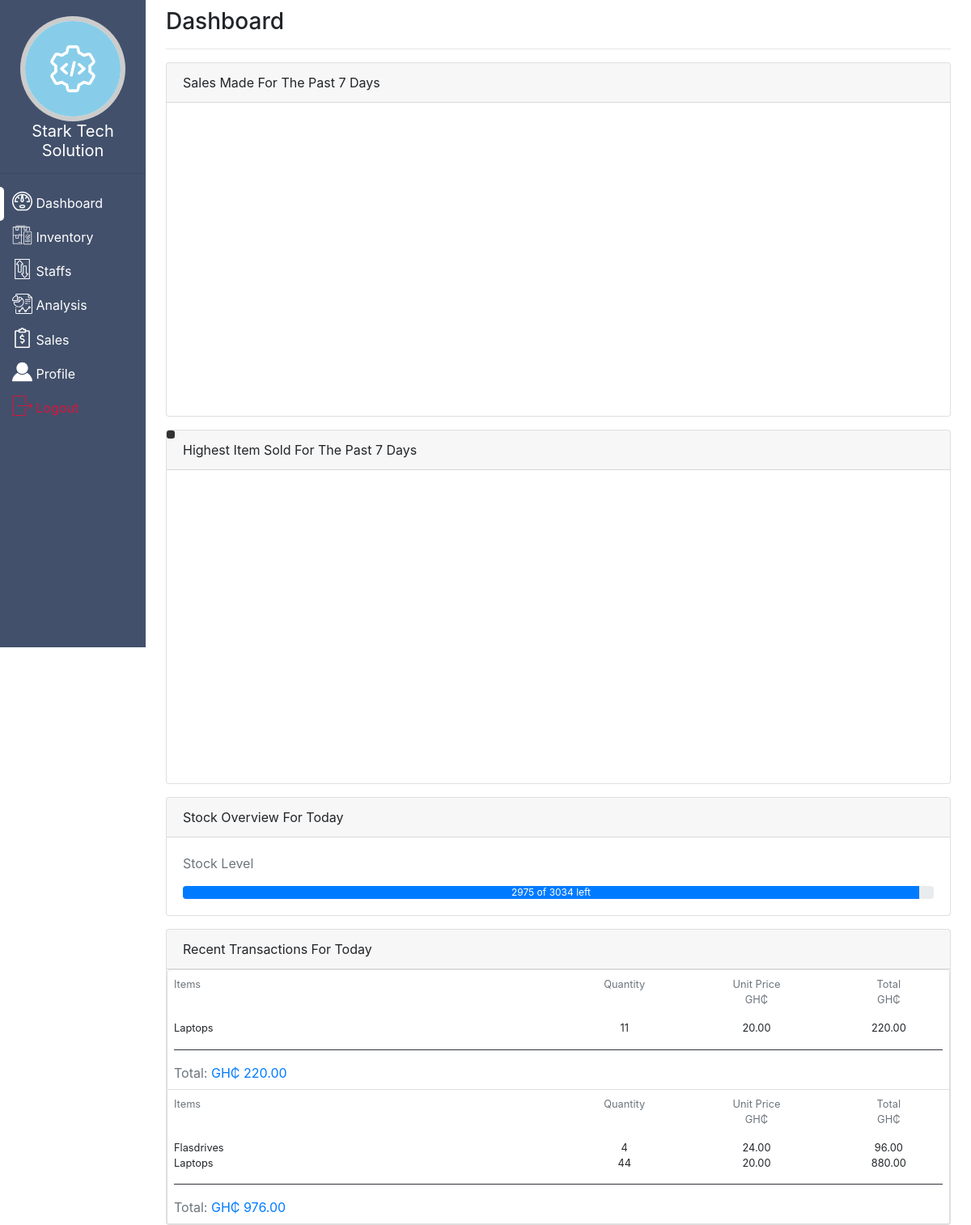
The page /dashboard/ (signed in) on the database its author committed.
### app/models.py (models this page shows, shortened)
class CompanyDetails(models.Model):
    user = models.OneToOneField(User,on_delete = models.CASCADE)
    name = models.CharField(max_length = 100)
    image = models.ImageField(upload_to = 'company_logo',default = "default_company_logo.png")
    mobile1 = models.CharField(max_length = 30)
    mobile2 = models.CharField(max_length = 30, null = True, blank  = True)
    location = models.CharField(max_length = 200)

class Transaction(models.Model):
    company = models.ForeignKey(CompanyDetails,on_delete = models.CASCADE)
    total = models.DecimalField(max_digits = 65,decimal_places = 2)
    date = models.DateField(default = timezone.now)
    class Meta:
        ordering = ['-date']

class TransactionItem(models.Model):
    transaction = models.ForeignKey(Transaction,on_delete = models.CASCADE)
    product_name = models.CharField(max_length = 200)
    product_price = models.DecimalField(decimal_places = 2,max_digits = 1000,default = '0.00')
    product_quantity = models.PositiveIntegerField(default = 1)
    total = models.DecimalField(decimal_places = 2,max_digits = 1000,default = '0.00')

### app/views.py (the view)
# urls.py: path('dashboard/',app_views.IndexView.as_view(),name = 'home'),
class IndexView(generic.View):
    template_name = 'app/dashboard.html'
    @method_decorator(login_required)
    def dispatch(self,request,*args,**kwargs):
        todays_date = date.today()
        transactions = request.user.companydetails.transaction_set.filter(date = todays_date)[:10]
        try:
            utils.reset_data(request.user.companydetails,CostRevenueAnalysis,StockOverview)
            user_stock = request.user.companydetails.stockoverview
            if user_stock.stock_left() > 0:
                stock = {
                    'width':user_stock.stock_left()/user_stock.stock,
                    'max': user_stock.stock,
                    'text': f"{user_stock.stock_left()} of {user_stock.stock} left",
                    'value': user_stock.stock_left()
                }
            else:
                stock = False
        except StockOverview.DoesNotExist:
            stock = False
        context = {
            'transactions': transactions,
            'stock':stock
        }
        response =  render(request,self.template_name,context)
        return response

### app/models.py (called while the page is built)
    def stock_left(self):
        return self.stock - self.stock_sold

### app/utils.py (called while the page is built)
def reset_data(company,model1,model2):
    try:
        todays_date = date.today()
        cost_rev = model1.objects.get(company = company,date = todays_date)
    except model1.DoesNotExist:
        cost_rev = model1(company = company,date = todays_date)
        cost_rev.save()
        products = company.product_set.all()
        quantity = 0
        for product in products:
            quantity += product.quantity
        try:
            stock_overview = model2.objects.get(company = company)
            stock_overview.stock = quantity
            stock_overview.stock_sold = 0
            stock_overview.save()
        except model2.DoesNotExist:
            stock_overview = model2(company = company,stock = quantity,stock_sold = 0)
            stock_overview.save()

### app/templates/app/dashboard.html (shortened to what this page needs)
{% extends 'app/base.html' %}
{% load static %}
{% block content %}
    <div class="container-fluid">
        <h3>Dashboard</h3><hr/>
        <div class="card">
            <div class="card-header">Sales Made For The Past 7 Days</div>
            <canvas id="chart1" width="100%" height="40%"></canvas>
        </div>
        <div class="card mt-3">
            <div class="card-header">Highest Item Sold For The Past 7 Days</div>
            <canvas id="chart2" width="100%" height="40%"></canvas>
            <div class="chartjs-tooltip text-light" id="tooltip-0" style="transition: all .2s ease-in-out;font-family:sans-serif;font-style: normal;font-size: 12px;padding: 5px;border-radius: 3px; background: rgba(0,0,0,.8);position: absolute;"></div>
        </div>
        <div class = 'card mt-3'>
            <div class="card-header">Stock Overview For Today</div>
            <div class="card-body">
                {% if stock %}
                    <p class="text-muted">Stock Level</p>
                    <div class="progress">
                        <div class="progress-bar" role="progressbar" aria-valuenow = "{{ user.stockoverview.stock_left }}" style="width: calc(({{ stock.width }}) * 100%);" aria-valuemin = '0' aria-valuemax = '{{ stock.max }}'>{{ stock.text}}</div>
                    </div>
                {% else %}
                    <h4 class="text-center text-muted">You Have No Stocks</h4>
                {% endif %}
            </div>
        </div>
        <div class="card mt-3 mb-5">
            <div class="card-header">Recent Transactions For Today</div>
            {% if transactions %}
                <ul class = 'list-group'>
                    {% for transaction in transactions %}
                        <li class="list-group-item p-2">
                            <div class="row">
                                <div class="col-6 col-md-6">
                                    <p class="text-muted small">Items</p>
                                </div>
                                <div class="col-3 col-md-2">
                                    <p class="text-muted small text-center">Quantity</p>
                                </div>
                                <div class="col-3 col-md-2">
                                    <p class="text-muted small text-center">Unit Price<br/>GH&#8373;</p>
                                </div>
                                <div class="col-0 col-md-2">
                                    <p class="text-muted small text-center transaction-total">Total<br/>GH&#8373;</p>
                                </div>
                            </div>
                            {% for item in transaction.transactionitem_set.all %}
                                <div class="row">
                                    <div class="col-6 col-md-6">
                                        <p class="small m-auto">{{item.product_name}}</p>
                                    </div>
                                    <div class="col-3 col-md-2">
                                        <p class=" small text-center m-auto">{{item.product_quantity}}</p>
                                    </div>
                                    <div class="col-3 col-md-2">
                                        <p class=" small text-center m-auto">{{ item.product_price }}</p>
                                    </div>
                                    <div class="col-0 col-md-2">
                                        <p class=" small text-center m-auto transaction-total">{{ item.total }}</p>
                                    </div>
                                </div>
                            {% endfor %}
                            <hr class = 'bg-dark'/>
                            <p class = 'mt-2 mb-0 text-secondary'>Total: <span class = 'text-primary'>GH&#8373; {{transaction.total}}</span></p>
                        </li>
                    {% endfor %}
                </ul>
            {% else%}
                <div class="card-body">
                    <h4 class="text-muted text-center">No Transactions Has Been Made For Today</h4>
                </div>
            {% endif %}
        </div>
    </div>
{% endblock %}

### app/templates/app/base.html (shortened to what this page needs)
{% load static %}
<!DOCTYPE html>
<html lang="en">
<head>
    <link rel="stylesheet" href="{% static 'app\bootstrap.min.css' %}">
</head>
<body>
   <div id="side-menu">
       <img src="{{ user.companydetails.image.url }}" style ='background: white;width: 130px;border-radius: 50%;height: 130px;border: 6px solid rgba(0,0,0,.2);margin-top: 20px' alt="">
       <h5 style="font-weight: 400;">{{ user.companydetails.name }}</h5>
       <hr/>
       <ul>
           <li><a href="{% url 'app:home' %}" id="active">
              <img src="{% static 'app/images/dashboard.svg' %}" style="width: 25px;position: relative;bottom:4px" alt="">
               <span>Dashboard</span>
            </a></li>
           <li><a href="{% url 'app:inventory' %}">
              <img src="{% static 'app/images/inventory.svg' %}" style="width: 25px;position: relative;bottom:4px" alt="">
               <span>Inventory</span>
            </a></li>
            <li><a href="{% url 'app:staffs' %}">
              <img src="{% static 'app/images/transaction.svg' %}" style="width: 25px;position: relative;bottom:4px" alt="">
               <span>Staffs</span>
            </a></li>
           <li><a href="{% url 'app:analysis' %}">
              <img src="{% static 'app/images/analysis.svg' %}" style="width: 25px;position: relative;bottom:4px" alt="">
               <span>Analysis</span>
            </a></li>
           <li><a href="{% url 'app:sales_report' %}">
              <img src="{% static 'app/images/sales.svg' %}" style="width: 25px;position: relative;bottom:4px" alt="">
               <span>Sales</span>
            </a></li>
            <li><a href="{% url 'company:profile' %}">
              <img src="{% static 'app/images/profile.svg' %}" style="width: 25px;position: relative;bottom:4px" alt="">
              <span>Profile</span>
            </a></li>
           <li><a href="{% url 'company:logout' %}">
              <img src="{% static 'app/images/logout.svg' %}" style="width: 25px;position: relative;bottom:4px" alt="">
               <span>Logout</span>
            </a></li>
       </ul>
   </div>
   <div id="main-content">
       {% block content %}
       {% endblock %}
   </div>
</body>
</html>

### app/templates/app/base.html (style rules this page uses)
#side-menu { width: 180px; height: 100vh; position: fixed; top: 0px; left: 0px; background: #42506b; text-align: center; color: white; transition: all .3s ease-in-out; }
#side-menu > ul { margin: auto; padding: 0px; list-style: none; text-align: left; }
#side-menu > ul > li > a { display: block; padding: 8px 15px; color: white; position: relative; }
#side-menu > ul > li:last-child > a { color: crimson; }
#side-menu #active::before { content: ''; display: block; background: white; width: 5px; border-radius: 0px 5px 5px 0px; height: 100%; position: absolute; top: 0px; left: 0px; }
#main-content { width: calc(100% - 200px); height: 300px; position: relative; top: 10px; left: 190px; transition: all 0.3s ease-in-out; }

### rows shown on the page
TransactionItem: product_name "Laptops", product_quantity "11", product_price "20.00", total "220.00"
TransactionItem: product_name "Flasdrives", product_quantity "4", product_price "24.00", total "96.00"
TransactionItem: product_name "Laptops", product_quantity "44", product_price "20.00", total "880.00"

### other values the page prints
{{ user.companydetails.name }} "Stark Tech Solution"
{{ stock.text }} "2975 of 3034 left"
